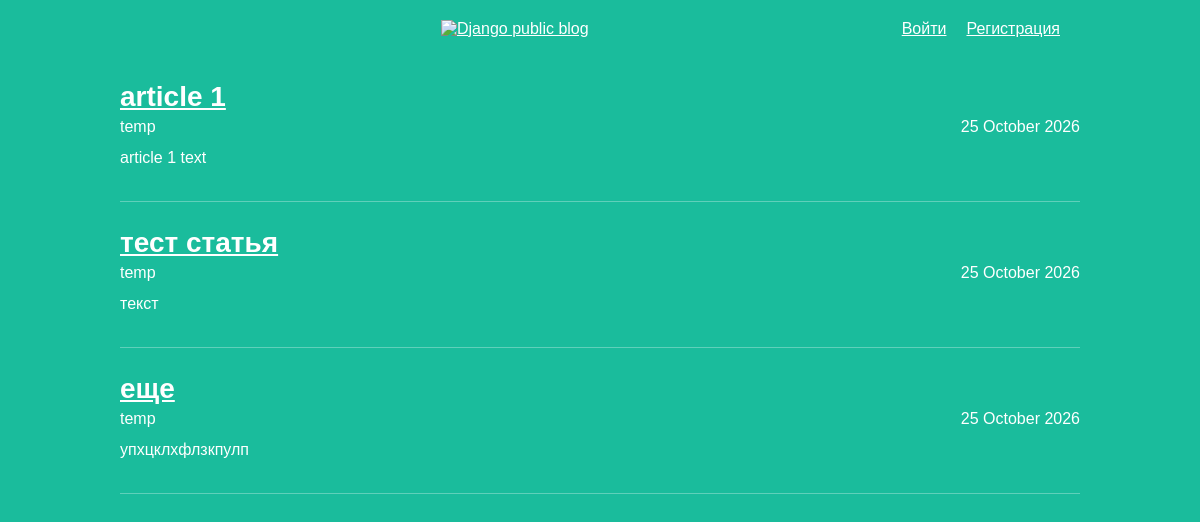
The page / on the database its author committed.
### articles/models.py (models this page shows, shortened)
class Article(models.Model):
    title = models.CharField(max_length=200)
    author = models.ForeignKey(User, on_delete=models.CASCADE)
    text = models.TextField()
    created_date = models.DateField(auto_now_add=True)
    def get_excerpt(self):
        return self.text[:140] + "..." if len(self.text) > 140 else self.text

### articles/views.py (the view)
# urls.py: path('', views.archive, name='archive'),
def archive(request):
    posts = Article.objects.all()
    return render(request, 'archive.html', {"posts": posts})

### articles/templates/archive.html (shortened to what this page needs)
{% load static %}
<!DOCTYPE html>
<html lang="ru">
<head>
    <link rel="stylesheet" href="{% static 'css/article.css' %}">
</head>
<body class="archive">
    <div class="header">
    <a href="{% url 'archive' %}">
        <img src="{% static 'img/logo.png' %}" alt="Django public blog">
    </a>
    <div class="header-links">
        {% if user.is_authenticated %}
            <span class="header-user">{{ user.username }}</span>
            <a href="{% url 'create_post' %}">Написать статью</a>
            <a href="{% url 'logout' %}">Выйти</a>
        {% else %}
            <a href="{% url 'login' %}">Войти</a>
            <a href="{% url 'register' %}">Регистрация</a>
        {% endif %}
    </div>
</div>
    <div class="content">
        {% for post in posts %}
            <div class="one-post">
                <h2 class="post-title">
                    <a href="{% url 'get_article' post.id %}">{{ post.title }}</a>
                </h2>
                <div class="article-info">
                    <div class="article-author">{{ post.author.username }}</div>
                    <div class="article-created-date">{{ post.created_date|date:"d E Y" }}</div>
                </div>
                <p class="article-text">{{ post.get_excerpt }}</p>
            </div>
        {% empty %}
            <p class="empty">Пока нет ни одной статьи.</p>
        {% endfor %}
    </div>
</body>
</html>

### articles/static/css/article.css (style rules this page uses)
body { background: #1abc9c; font-family: Tahoma, Arial, sans-serif; color: #ffffff; margin: 0; padding: 0; }
a { color: #ffffff; }
.header { position: relative; padding: 20px 0; }
.header img { display: block; width: 318px; margin-left: auto; margin-right: auto; }
.archive { width: 960px; margin-left: auto; margin-right: auto; }
.post-title { font-size: 28px; margin-bottom: 5px; }
.post-title a { color: #ffffff; text-decoration: underline; }
.article-author { width: 50%; float: left; }
.article-created-date { text-align: right; }
.article-info::after { content: ""; display: table; clear: both; }
.article-text { clear: both; margin-top: 10px; line-height: 1.5; }
.one-post { margin-bottom: 25px; padding-bottom: 15px; border-bottom: 1px solid rgba(255, 255, 255, 0.3); }
.header-links { position: absolute; top: 20px; right: 20px; display: flex; gap: 20px; align-items: center; }
.header-links a { color: #ffffff; text-decoration: underline; }

### rows shown on the page
Article: title "article 1", author.username "temp", created_date "25 October 2026", get_excerpt "article 1 text"
Article: title "тест статья", author.username "temp", created_date "25 October 2026", get_excerpt "текст"
Article: title "еще", author.username "temp", created_date "25 October 2026", get_excerpt "упхцклхфлзкпулп"
